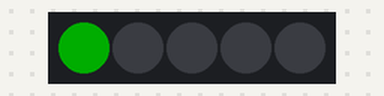
This sketch was run on a simulated ESP32. Shown: 5 RGB LEDs in strip order, left to right. Dim RGB values are drawn brighter than linear; what the sketch prints to the serial monitor is not drawn. At 1.8 s the program puts the board to deep sleep or switches it off; the recording ends there.

Above: at 0.62 s.
At 1.12 s:
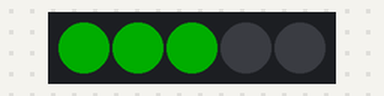
At 1.62 s:
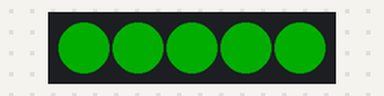

The sketch:

IoT_Button_RGB_v1.0.ino
```cpp
RTC_DATA_ATTR int boot = 0;

#include <Adafruit_NeoPixel.h>
#define LED_PIN    23
#define LED_COUNT 5
Adafruit_NeoPixel leds(LED_COUNT, LED_PIN, NEO_GRB + NEO_KHZ800);


void setup() {
  Serial.begin(115200);
  ++boot;
  // 0x8000 => 2^15 in hex => GPIO15
  //esp_sleep_enable_ext1_wakeup(0x8000,ESP_EXT1_WAKEUP_ANY_HIGH);
  esp_sleep_enable_ext0_wakeup(GPIO_NUM_25, 1); //OBJEX LINK v1.6
  //esp_deep_sleep_enable_gpio_wakeup(0x0004,ESP_GPIO_WAKEUP_GPIO_HIGH); //RISCV: GPIO2 --> ProtoBoard(25)

  delay(500);
  // WS2812B-2020 init

  leds.begin();
  leds.setBrightness(0);
  leds.show();
}


void loop() {
  rgb(250);
  Serial.println("Sleep!");
  esp_deep_sleep_start();
}

void rgb(int wait){
  leds.setBrightness(50);
  for(int i = 0; i < leds.numPixels(); i++){
     leds.setPixelColor(i, 0, 255, 0);
     leds.show();
     delay(wait);
  }
  leds.setBrightness(0);
  leds.show();
}
```
